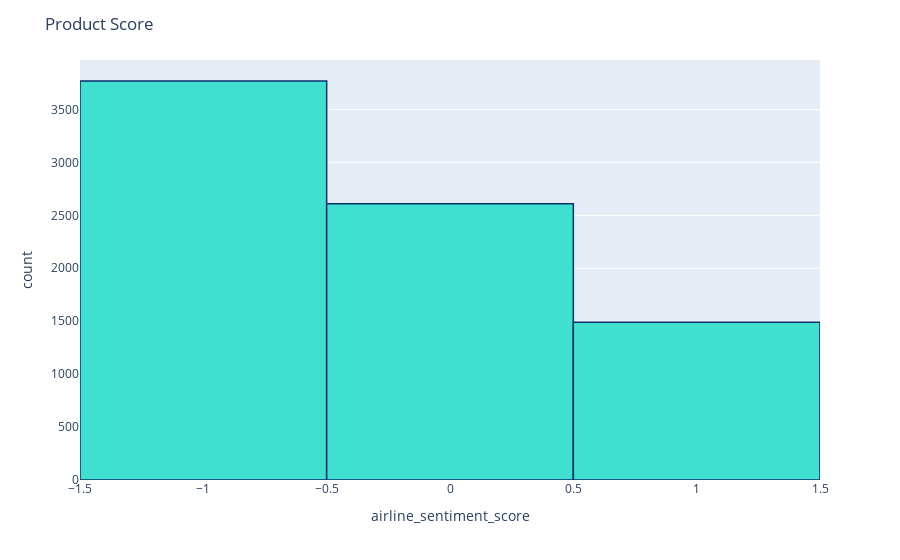

Notebook cell for this chart:
### Code cell
fig = px.histogram(df, x="airline_sentiment_score")
fig.update_traces(marker_color="turquoise",marker_line_color='rgb(8,48,107)',
                  marker_line_width=1.5)
fig.update_layout(title_text='Product Score')
fig.show()

### Figure 1 — Plotly figure (JSON) as saved in the notebook; plotly's stock layout.template omitted (floating-point values rounded to 4 significant figures; data arrays with more than 128 entries replaced by an {"elided": "..."} marker saying what was removed)
{"data": [{"alignmentgroup": "True", "bingroup": "x", "hovertemplate": "airline_sentiment_score=%{x}<br>count=%{y}<extra></extra>", "legendgroup": "", "marker": {"color": "turquoise", "line": {"color": "rgb(8,48,107)", "width": 1.5}, "pattern": {"shape": ""}}, "name": "", "offsetgroup": "", "orientation": "v", "showlegend": false, "type": "histogram", "x": {"elided": "7867 int values"}, "xaxis": "x", "yaxis": "y"}], "layout": {"barmode": "relative", "legend": {"tracegroupgap": 0}, "margin": {"t": 60}, "title": {"text": "Product Score"}, "xaxis": {"anchor": "y", "domain": [0, 1], "title": {"text": "airline_sentiment_score"}}, "yaxis": {"anchor": "x", "domain": [0, 1], "title": {"text": "count"}}}}
